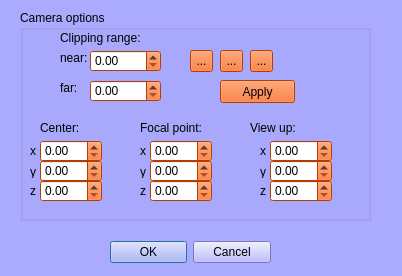
<?xml version="1.0" encoding="UTF-8"?>
<ui version="4.0">
 <class>mqCameraDialog</class>
 <widget class="QDialog" name="mqCameraDialog">
  <property name="geometry">
   <rect>
    <x>0</x>
    <y>0</y>
    <width>402</width>
    <height>276</height>
   </rect>
  </property>
  <property name="palette">
   <palette>
    <active>
     <colorrole role="WindowText">
      <brush brushstyle="SolidPattern">
       <color alpha="255">
        <red>0</red>
        <green>0</green>
        <blue>0</blue>
       </color>
      </brush>
     </colorrole>
     <colorrole role="Button">
      <brush brushstyle="SolidPattern">
       <color alpha="255">
        <red>170</red>
        <green>170</green>
        <blue>255</blue>
       </color>
      </brush>
     </colorrole>
     <colorrole role="Light">
      <brush brushstyle="SolidPattern">
       <color alpha="255">
        <red>255</red>
        <green>255</green>
        <blue>255</blue>
       </color>
      </brush>
     </colorrole>
     <colorrole role="Midlight">
      <brush brushstyle="SolidPattern">
       <color alpha="255">
        <red>212</red>
        <green>212</green>
        <blue>255</blue>
       </color>
      </brush>
     </colorrole>
     <colorrole role="Dark">
      <brush brushstyle="SolidPattern">
       <color alpha="255">
        <red>85</red>
        <green>85</green>
        <blue>127</blue>
       </color>
      </brush>
     </colorrole>
     <colorrole role="Mid">
      <brush brushstyle="SolidPattern">
       <color alpha="255">
        <red>113</red>
        <green>113</green>
        <blue>170</blue>
       </color>
      </brush>
     </colorrole>
     <colorrole role="Text">
      <brush brushstyle="SolidPattern">
       <color alpha="255">
        <red>0</red>
        <green>0</green>
        <blue>0</blue>
       </color>
      </brush>
     </colorrole>
     <colorrole role="BrightText">
      <brush brushstyle="SolidPattern">
       <color alpha="255">
        <red>255</red>
        <green>255</green>
        <blue>255</blue>
       </color>
      </brush>
     </colorrole>
     <colorrole role="ButtonText">
      <brush brushstyle="SolidPattern">
       <color alpha="255">
        <red>0</red>
        <green>0</green>
        <blue>0</blue>
       </color>
      </brush>
     </colorrole>
     <colorrole role="Base">
      <brush brushstyle="SolidPattern">
       <color alpha="255">
        <red>255</red>
        <green>255</green>
        <blue>255</blue>
       </color>
      </brush>
     </colorrole>
     <colorrole role="Window">
      <brush brushstyle="SolidPattern">
       <color alpha="255">
        <red>170</red>
        <green>170</green>
        <blue>255</blue>
       </color>
      </brush>
     </colorrole>
     <colorrole role="Shadow">
      <brush brushstyle="SolidPattern">
       <color alpha="255">
        <red>0</red>
        <green>0</green>
        <blue>0</blue>
       </color>
      </brush>
     </colorrole>
     <colorrole role="AlternateBase">
      <brush brushstyle="SolidPattern">
       <color alpha="255">
        <red>212</red>
        <green>212</green>
        <blue>255</blue>
       </color>
      </brush>
     </colorrole>
     <colorrole role="ToolTipBase">
      <brush brushstyle="SolidPattern">
       <color alpha="255">
        <red>255</red>
        <green>255</green>
        <blue>220</blue>
       </color>
      </brush>
     </colorrole>
     <colorrole role="ToolTipText">
      <brush brushstyle="SolidPattern">
       <color alpha="255">
        <red>0</red>
        <green>0</green>
        <blue>0</blue>
       </color>
      </brush>
     </colorrole>    
    </active>
    <inactive>
     <colorrole role="WindowText">
      <brush brushstyle="SolidPattern">
       <color alpha="255">
        <red>0</red>
        <green>0</green>
        <blue>0</blue>
       </color>
      </brush>
     </colorrole>
     <colorrole role="Button">
      <brush brushstyle="SolidPattern">
       <color alpha="255">
        <red>170</red>
        <green>170</green>
        <blue>255</blue>
       </color>
      </brush>
     </colorrole>
     <colorrole role="Light">
      <brush brushstyle="SolidPattern">
       <color alpha="255">
        <red>255</red>
        <green>255</green>
        <blue>255</blue>
       </color>
      </brush>
     </colorrole>
     <colorrole role="Midlight">
      <brush brushstyle="SolidPattern">
       <color alpha="255">
        <red>212</red>
        <green>212</green>
        <blue>255</blue>
       </color>
      </brush>
     </colorrole>
     <colorrole role="Dark">
      <brush brushstyle="SolidPattern">
       <color alpha="255">
        <red>85</red>
        <green>85</green>
        <blue>127</blue>
       </color>
      </brush>
     </colorrole>
     <colorrole role="Mid">
      <brush brushstyle="SolidPattern">
       <color alpha="255">
        <red>113</red>
        <green>113</green>
        <blue>170</blue>
       </color>
      </brush>
     </colorrole>
     <colorrole role="Text">
      <brush brushstyle="SolidPattern">
       <color alpha="255">
        <red>0</red>
        <green>0</green>
        <blue>0</blue>
       </color>
      </brush>
     </colorrole>
     <colorrole role="BrightText">
      <brush brushstyle="SolidPattern">
       <color alpha="255">
        <red>255</red>
        <green>255</green>
        <blue>255</blue>
       </color>
      </brush>
     </colorrole>
     <colorrole role="ButtonText">
      <brush brushstyle="SolidPattern">
       <color alpha="255">
        <red>0</red>
        <green>0</green>
        <blue>0</blue>
       </color>
      </brush>
     </colorrole>
     <colorrole role="Base">
      <brush brushstyle="SolidPattern">
       <color alpha="255">
        <red>255</red>
        <green>255</green>
        <blue>255</blue>
       </color>
      </brush>
     </colorrole>
     <colorrole role="Window">
      <brush brushstyle="SolidPattern">
       <color alpha="255">
        <red>170</red>
        <green>170</green>
        <blue>255</blue>
       </color>
      </brush>
     </colorrole>
     <colorrole role="Shadow">
      <brush brushstyle="SolidPattern">
       <color alpha="255">
        <red>0</red>
        <green>0</green>
        <blue>0</blue>
       </color>
      </brush>
     </colorrole>
     <colorrole role="AlternateBase">
      <brush brushstyle="SolidPattern">
       <color alpha="255">
        <red>212</red>
        <green>212</green>
        <blue>255</blue>
       </color>
      </brush>
     </colorrole>
     <colorrole role="ToolTipBase">
      <brush brushstyle="SolidPattern">
       <color alpha="255">
        <red>255</red>
        <green>255</green>
        <blue>220</blue>
       </color>
      </brush>
     </colorrole>
     <colorrole role="ToolTipText">
      <brush brushstyle="SolidPattern">
       <color alpha="255">
        <red>0</red>
        <green>0</green>
        <blue>0</blue>
       </color>
      </brush>
     </colorrole>
     <colorrole role="PlaceholderText">
      <brush brushstyle="NoBrush">
       <color alpha="128">
        <red>0</red>
        <green>0</green>
        <blue>0</blue>
       </color>
      </brush>
     </colorrole>
    </inactive>
    <disabled>
     <colorrole role="WindowText">
      <brush brushstyle="SolidPattern">
       <color alpha="255">
        <red>85</red>
        <green>85</green>
        <blue>127</blue>
       </color>
      </brush>
     </colorrole>
     <colorrole role="Button">
      <brush brushstyle="SolidPattern">
       <color alpha="255">
        <red>170</red>
        <green>170</green>
        <blue>255</blue>
       </color>
      </brush>
     </colorrole>
     <colorrole role="Light">
      <brush brushstyle="SolidPattern">
       <color alpha="255">
        <red>255</red>
        <green>255</green>
        <blue>255</blue>
       </color>
      </brush>
     </colorrole>
     <colorrole role="Midlight">
      <brush brushstyle="SolidPattern">
       <color alpha="255">
        <red>212</red>
        <green>212</green>
        <blue>255</blue>
       </color>
      </brush>
     </colorrole>
     <colorrole role="Dark">
      <brush brushstyle="SolidPattern">
       <color alpha="255">
        <red>85</red>
        <green>85</green>
        <blue>127</blue>
       </color>
      </brush>
     </colorrole>
     <colorrole role="Mid">
      <brush brushstyle="SolidPattern">
       <color alpha="255">
        <red>113</red>
        <green>113</green>
        <blue>170</blue>
       </color>
      </brush>
     </colorrole>
     <colorrole role="Text">
      <brush brushstyle="SolidPattern">
       <color alpha="255">
        <red>85</red>
        <green>85</green>
        <blue>127</blue>
       </color>
      </brush>
     </colorrole>
     <colorrole role="BrightText">
      <brush brushstyle="SolidPattern">
       <color alpha="255">
        <red>255</red>
        <green>255</green>
        <blue>255</blue>
       </color>
      </brush>
     </colorrole>
     <colorrole role="ButtonText">
      <brush brushstyle="SolidPattern">
       <color alpha="255">
        <red>85</red>
        <green>85</green>
        <blue>127</blue>
       </color>
      </brush>
     </colorrole>
     <colorrole role="Base">
      <brush brushstyle="SolidPattern">
       <color alpha="255">
        <red>170</red>
        <green>170</green>
        <blue>255</blue>
       </color>
      </brush>
     </colorrole>
     <colorrole role="Window">
      <brush brushstyle="SolidPattern">
       <color alpha="255">
        <red>170</red>
        <green>170</green>
        <blue>255</blue>
       </color>
      </brush>
     </colorrole>
     <colorrole role="Shadow">
      <brush brushstyle="SolidPattern">
       <color alpha="255">
        <red>0</red>
        <green>0</green>
        <blue>0</blue>
       </color>
      </brush>
     </colorrole>
     <colorrole role="AlternateBase">
      <brush brushstyle="SolidPattern">
       <color alpha="255">
        <red>170</red>
        <green>170</green>
        <blue>255</blue>
       </color>
      </brush>
     </colorrole>
     <colorrole role="ToolTipBase">
      <brush brushstyle="SolidPattern">
       <color alpha="255">
        <red>255</red>
        <green>255</green>
        <blue>220</blue>
       </color>
      </brush>
     </colorrole>
     <colorrole role="ToolTipText">
      <brush brushstyle="SolidPattern">
       <color alpha="255">
        <red>0</red>
        <green>0</green>
        <blue>0</blue>
       </color>
      </brush>
     </colorrole>
     <colorrole role="PlaceholderText">
      <brush brushstyle="NoBrush">
       <color alpha="128">
        <red>0</red>
        <green>0</green>
        <blue>0</blue>
       </color>
      </brush>
     </colorrole>
    </disabled>
   </palette>
  </property>
  <property name="windowTitle">
   <string>Camera options</string>
  </property>
  <widget class="QWidget" name="layoutWidget">
   <property name="geometry">
    <rect>
     <x>110</x>
     <y>240</y>
     <width>161</width>
     <height>25</height>
    </rect>
   </property>
   <layout class="QHBoxLayout" name="horizontalLayout_2">
    <item>
     <widget class="QDialogButtonBox" name="buttonBox">
      <property name="orientation">
       <enum>Qt::Horizontal</enum>
      </property>
      <property name="standardButtons">
       <set>QDialogButtonBox::Cancel|QDialogButtonBox::Ok</set>
      </property>
     </widget>
    </item>
   </layout>
  </widget>
  <widget class="QGroupBox" name="CameraOptionsGroupBox">
   <property name="geometry">
    <rect>
     <x>20</x>
     <y>10</y>
     <width>351</width>
     <height>211</height>
    </rect>
   </property>
   <property name="palette">
    <palette>
     <active>
      <colorrole role="WindowText">
       <brush brushstyle="SolidPattern">
        <color alpha="255">
         <red>0</red>
         <green>0</green>
         <blue>0</blue>
        </color>
       </brush>
      </colorrole>
      <colorrole role="Button">
       <brush brushstyle="SolidPattern">
        <color alpha="255">
         <red>255</red>
         <green>85</green>
         <blue>0</blue>
        </color>
       </brush>
      </colorrole>
      <colorrole role="Light">
       <brush brushstyle="SolidPattern">
        <color alpha="255">
         <red>255</red>
         <green>170</green>
         <blue>127</blue>
        </color>
       </brush>
      </colorrole>
      <colorrole role="Midlight">
       <brush brushstyle="SolidPattern">
        <color alpha="255">
         <red>255</red>
         <green>127</green>
         <blue>63</blue>
        </color>
       </brush>
      </colorrole>
      <colorrole role="Dark">
       <brush brushstyle="SolidPattern">
        <color alpha="255">
         <red>127</red>
         <green>42</green>
         <blue>0</blue>
        </color>
       </brush>
      </colorrole>
      <colorrole role="Mid">
       <brush brushstyle="SolidPattern">
        <color alpha="255">
         <red>170</red>
         <green>56</green>
         <blue>0</blue>
        </color>
       </brush>
      </colorrole>
      <colorrole role="Text">
       <brush brushstyle="SolidPattern">
        <color alpha="255">
         <red>0</red>
         <green>0</green>
         <blue>0</blue>
        </color>
       </brush>
      </colorrole>
      <colorrole role="BrightText">
       <brush brushstyle="SolidPattern">
        <color alpha="255">
         <red>255</red>
         <green>255</green>
         <blue>255</blue>
        </color>
       </brush>
      </colorrole>
      <colorrole role="ButtonText">
       <brush brushstyle="SolidPattern">
        <color alpha="255">
         <red>0</red>
         <green>0</green>
         <blue>0</blue>
        </color>
       </brush>
      </colorrole>
      <colorrole role="Base">
       <brush brushstyle="SolidPattern">
        <color alpha="255">
         <red>255</red>
         <green>255</green>
         <blue>255</blue>
        </color>
       </brush>
      </colorrole>
      <colorrole role="Window">
       <brush brushstyle="SolidPattern">
        <color alpha="255">
         <red>255</red>
         <green>85</green>
         <blue>0</blue>
        </color>
       </brush>
      </colorrole>
      <colorrole role="Shadow">
       <brush brushstyle="SolidPattern">
        <color alpha="255">
         <red>0</red>
         <green>0</green>
         <blue>0</blue>
        </color>
       </brush>
      </colorrole>
      <colorrole role="AlternateBase">
       <brush brushstyle="SolidPattern">
        <color alpha="255">
         <red>255</red>
         <green>170</green>
         <blue>127</blue>
        </color>
       </brush>
      </colorrole>
      <colorrole role="ToolTipBase">
       <brush brushstyle="SolidPattern">
        <color alpha="255">
         <red>255</red>
         <green>255</green>
         <blue>220</blue>
        </color>
       </brush>
      </colorrole>
      <colorrole role="ToolTipText">
       <brush brushstyle="SolidPattern">
        <color alpha="255">
         <red>0</red>
         <green>0</green>
         <blue>0</blue>
        </color>
       </brush>
      </colorrole>
      <colorrole role="PlaceholderText">
       <brush brushstyle="NoBrush">
        <color alpha="128">
         <red>0</red>
         <green>0</green>
         <blue>0</blue>
        </color>
       </brush>
      </colorrole>
     </active>
     <inactive>
      <colorrole role="WindowText">
       <brush brushstyle="SolidPattern">
        <color alpha="255">
         <red>0</red>
         <green>0</green>
         <blue>0</blue>
        </color>
       </brush>
      </colorrole>
      <colorrole role="Button">
       <brush brushstyle="SolidPattern">
        <color alpha="255">
         <red>255</red>
         <green>85</green>
         <blue>0</blue>
        </color>
       </brush>
      </colorrole>
      <colorrole role="Light">
       <brush brushstyle="SolidPattern">
        <color alpha="255">
         <red>255</red>
         <green>170</green>
         <blue>127</blue>
        </color>
       </brush>
      </colorrole>
      <colorrole role="Midlight">
       <brush brushstyle="SolidPattern">
        <color alpha="255">
         <red>255</red>
         <green>127</green>
         <blue>63</blue>
        </color>
       </brush>
      </colorrole>
      <colorrole role="Dark">
       <brush brushstyle="SolidPattern">
        <color alpha="255">
         <red>127</red>
         <green>42</green>
         <blue>0</blue>
        </color>
       </brush>
      </colorrole>
      <colorrole role="Mid">
       <brush brushstyle="SolidPattern">
        <color alpha="255">
         <red>170</red>
         <green>56</green>
         <blue>0</blue>
        </color>
       </brush>
      </colorrole>
      <colorrole role="Text">
       <brush brushstyle="SolidPattern">
        <color alpha="255">
         <red>0</red>
         <green>0</green>
         <blue>0</blue>
        </color>
       </brush>
      </colorrole>
      <colorrole role="BrightText">
       <brush brushstyle="SolidPattern">
        <color alpha="255">
         <red>255</red>
         <green>255</green>
         <blue>255</blue>
        </color>
       </brush>
      </colorrole>
      <colorrole role="ButtonText">
       <brush brushstyle="SolidPattern">
        <color alpha="255">
         <red>0</red>
         <green>0</green>
         <blue>0</blue>
        </color>
       </brush>
      </colorrole>
      <colorrole role="Base">
       <brush brushstyle="SolidPattern">
        <color alpha="255">
         <red>255</red>
         <green>255</green>
         <blue>255</blue>
        </color>
       </brush>
      </colorrole>
      <colorrole role="Window">
       <brush brushstyle="SolidPattern">
        <color alpha="255">
         <red>255</red>
         <green>85</green>
         <blue>0</blue>
        </color>
       </brush>
      </colorrole>
      <colorrole role="Shadow">
       <brush brushstyle="SolidPattern">
        <color alpha="255">
         <red>0</red>
         <green>0</green>
         <blue>0</blue>
        </color>
       </brush>
      </colorrole>
      <colorrole role="AlternateBase">
       <brush brushstyle="SolidPattern">
        <color alpha="255">
         <red>255</red>
         <green>170</green>
         <blue>127</blue>
        </color>
       </brush>
      </colorrole>
      <colorrole role="ToolTipBase">
       <brush brushstyle="SolidPattern">
        <color alpha="255">
         <red>255</red>
         <green>255</green>
         <blue>220</blue>
        </color>
       </brush>
      </colorrole>
      <colorrole role="ToolTipText">
       <brush brushstyle="SolidPattern">
        <color alpha="255">
         <red>0</red>
         <green>0</green>
         <blue>0</blue>
        </color>
       </brush>
      </colorrole>
      <colorrole role="PlaceholderText">
       <brush brushstyle="NoBrush">
        <color alpha="128">
         <red>0</red>
         <green>0</green>
         <blue>0</blue>
        </color>
       </brush>
      </colorrole>
     </inactive>
     <disabled>
      <colorrole role="WindowText">
       <brush brushstyle="SolidPattern">
        <color alpha="255">
         <red>127</red>
         <green>42</green>
         <blue>0</blue>
        </color>
       </brush>
      </colorrole>
      <colorrole role="Button">
       <brush brushstyle="SolidPattern">
        <color alpha="255">
         <red>255</red>
         <green>85</green>
         <blue>0</blue>
        </color>
       </brush>
      </colorrole>
      <colorrole role="Light">
       <brush brushstyle="SolidPattern">
        <color alpha="255">
         <red>255</red>
         <green>170</green>
         <blue>127</blue>
        </color>
       </brush>
      </colorrole>
      <colorrole role="Midlight">
       <brush brushstyle="SolidPattern">
        <color alpha="255">
         <red>255</red>
         <green>127</green>
         <blue>63</blue>
        </color>
       </brush>
      </colorrole>
      <colorrole role="Dark">
       <brush brushstyle="SolidPattern">
        <color alpha="255">
         <red>127</red>
         <green>42</green>
         <blue>0</blue>
        </color>
       </brush>
      </colorrole>
      <colorrole role="Mid">
       <brush brushstyle="SolidPattern">
        <color alpha="255">
         <red>170</red>
         <green>56</green>
         <blue>0</blue>
        </color>
       </brush>
      </colorrole>
      <colorrole role="Text">
       <brush brushstyle="SolidPattern">
        <color alpha="255">
         <red>127</red>
         <green>42</green>
         <blue>0</blue>
        </color>
       </brush>
      </colorrole>
      <colorrole role="BrightText">
       <brush brushstyle="SolidPattern">
        <color alpha="255">
         <red>255</red>
         <green>255</green>
         <blue>255</blue>
        </color>
       </brush>
      </colorrole>
      <colorrole role="ButtonText">
       <brush brushstyle="SolidPattern">
        <color alpha="255">
         <red>127</red>
         <green>42</green>
         <blue>0</blue>
        </color>
       </brush>
      </colorrole>
      <colorrole role="Base">
       <brush brushstyle="SolidPattern">
        <color alpha="255">
         <red>255</red>
         <green>85</green>
         <blue>0</blue>
        </color>
       </brush>
      </colorrole>
      <colorrole role="Window">
       <brush brushstyle="SolidPattern">
        <color alpha="255">
         <red>255</red>
         <green>85</green>
         <blue>0</blue>
        </color>
       </brush>
      </colorrole>
      <colorrole role="Shadow">
       <brush brushstyle="SolidPattern">
        <color alpha="255">
         <red>0</red>
         <green>0</green>
         <blue>0</blue>
        </color>
       </brush>
      </colorrole>
      <colorrole role="AlternateBase">
       <brush brushstyle="SolidPattern">
        <color alpha="255">
         <red>255</red>
         <green>85</green>
         <blue>0</blue>
        </color>
       </brush>
      </colorrole>
      <colorrole role="ToolTipBase">
       <brush brushstyle="SolidPattern">
        <color alpha="255">
         <red>255</red>
         <green>255</green>
         <blue>220</blue>
        </color>
       </brush>
      </colorrole>
      <colorrole role="ToolTipText">
       <brush brushstyle="SolidPattern">
        <color alpha="255">
         <red>0</red>
         <green>0</green>
         <blue>0</blue>
        </color>
       </brush>
      </colorrole>
      <colorrole role="PlaceholderText">
       <brush brushstyle="NoBrush">
        <color alpha="128">
         <red>0</red>
         <green>0</green>
         <blue>0</blue>
        </color>
       </brush>
      </colorrole>
     </disabled>
    </palette>
   </property>
   <property name="title">
    <string>Camera options</string>
   </property>
   <widget class="QDoubleSpinBox" name="crNear">
    <property name="geometry">
     <rect>
      <x>70</x>
      <y>40</y>
      <width>71</width>
      <height>22</height>
     </rect>
    </property>
   </widget>
   <widget class="QLabel" name="label_4">
    <property name="geometry">
     <rect>
      <x>40</x>
      <y>20</y>
      <width>171</width>
      <height>16</height>
     </rect>
    </property>
    <property name="text">
     <string>Clipping range:</string>
    </property>
   </widget>
   <widget class="QDoubleSpinBox" name="crFar">
    <property name="geometry">
     <rect>
      <x>70</x>
      <y>70</y>
      <width>71</width>
      <height>22</height>
     </rect>
    </property>
   </widget>
   <widget class="QLabel" name="label_5">
    <property name="geometry">
     <rect>
      <x>40</x>
      <y>40</y>
      <width>41</width>
      <height>16</height>
     </rect>
    </property>
    <property name="text">
     <string>near:</string>
    </property>
   </widget>
   <widget class="QLabel" name="label_6">
    <property name="geometry">
     <rect>
      <x>120</x>
      <y>110</y>
      <width>61</width>
      <height>16</height>
     </rect>
    </property>
    <property name="text">
     <string>Focal point:</string>
    </property>
   </widget>
   <widget class="QDoubleSpinBox" name="focalX">
    <property name="geometry">
     <rect>
      <x>130</x>
      <y>130</y>
      <width>62</width>
      <height>22</height>
     </rect>
    </property>
   </widget>
   <widget class="QDoubleSpinBox" name="focalY">
    <property name="geometry">
     <rect>
      <x>130</x>
      <y>150</y>
      <width>62</width>
      <height>22</height>
     </rect>
    </property>
   </widget>
   <widget class="QDoubleSpinBox" name="focalZ">
    <property name="geometry">
     <rect>
      <x>130</x>
      <y>170</y>
      <width>62</width>
      <height>22</height>
     </rect>
    </property>
   </widget>
   <widget class="QLabel" name="x">
    <property name="geometry">
     <rect>
      <x>120</x>
      <y>134</y>
      <width>47</width>
      <height>13</height>
     </rect>
    </property>
    <property name="text">
     <string>x</string>
    </property>
   </widget>
   <widget class="QLabel" name="y">
    <property name="geometry">
     <rect>
      <x>120</x>
      <y>155</y>
      <width>47</width>
      <height>13</height>
     </rect>
    </property>
    <property name="text">
     <string>y</string>
    </property>
   </widget>
   <widget class="QLabel" name="z">
    <property name="geometry">
     <rect>
      <x>120</x>
      <y>174</y>
      <width>47</width>
      <height>13</height>
     </rect>
    </property>
    <property name="text">
     <string>z</string>
    </property>
   </widget>
   <widget class="QDoubleSpinBox" name="centerY">
    <property name="geometry">
     <rect>
      <x>20</x>
      <y>150</y>
      <width>62</width>
      <height>22</height>
     </rect>
    </property>
   </widget>
   <widget class="QDoubleSpinBox" name="centerZ">
    <property name="geometry">
     <rect>
      <x>20</x>
      <y>170</y>
      <width>62</width>
      <height>22</height>
     </rect>
    </property>
   </widget>
   <widget class="QDoubleSpinBox" name="centerX">
    <property name="geometry">
     <rect>
      <x>20</x>
      <y>130</y>
      <width>62</width>
      <height>22</height>
     </rect>
    </property>
   </widget>
   <widget class="QLabel" name="label_7">
    <property name="geometry">
     <rect>
      <x>20</x>
      <y>110</y>
      <width>61</width>
      <height>16</height>
     </rect>
    </property>
    <property name="text">
     <string>Center:</string>
    </property>
   </widget>
   <widget class="QLabel" name="x_2">
    <property name="geometry">
     <rect>
      <x>10</x>
      <y>134</y>
      <width>47</width>
      <height>13</height>
     </rect>
    </property>
    <property name="text">
     <string>x</string>
    </property>
   </widget>
   <widget class="QLabel" name="z_2">
    <property name="geometry">
     <rect>
      <x>10</x>
      <y>174</y>
      <width>47</width>
      <height>13</height>
     </rect>
    </property>
    <property name="text">
     <string>z</string>
    </property>
   </widget>
   <widget class="QLabel" name="y_2">
    <property name="geometry">
     <rect>
      <x>10</x>
      <y>155</y>
      <width>47</width>
      <height>13</height>
     </rect>
    </property>
    <property name="text">
     <string>y</string>
    </property>
   </widget>
   <widget class="QDoubleSpinBox" name="upY">
    <property name="geometry">
     <rect>
      <x>250</x>
      <y>150</y>
      <width>62</width>
      <height>22</height>
     </rect>
    </property>
   </widget>
   <widget class="QLabel" name="x_3">
    <property name="geometry">
     <rect>
      <x>240</x>
      <y>134</y>
      <width>47</width>
      <height>13</height>
     </rect>
    </property>
    <property name="text">
     <string>x</string>
    </property>
   </widget>
   <widget class="QLabel" name="z_3">
    <property name="geometry">
     <rect>
      <x>240</x>
      <y>174</y>
      <width>47</width>
      <height>13</height>
     </rect>
    </property>
    <property name="text">
     <string>z</string>
    </property>
   </widget>
   <widget class="QDoubleSpinBox" name="upZ">
    <property name="geometry">
     <rect>
      <x>250</x>
      <y>170</y>
      <width>62</width>
      <height>22</height>
     </rect>
    </property>
   </widget>
   <widget class="QLabel" name="y_3">
    <property name="geometry">
     <rect>
      <x>240</x>
      <y>155</y>
      <width>47</width>
      <height>13</height>
     </rect>
    </property>
    <property name="text">
     <string>y</string>
    </property>
   </widget>
   <widget class="QDoubleSpinBox" name="upX">
    <property name="geometry">
     <rect>
      <x>250</x>
      <y>130</y>
      <width>62</width>
      <height>22</height>
     </rect>
    </property>
   </widget>
   <widget class="QLabel" name="label_8">
    <property name="geometry">
     <rect>
      <x>230</x>
      <y>110</y>
      <width>61</width>
      <height>16</height>
     </rect>
    </property>
    <property name="text">
     <string>View up:</string>
    </property>
   </widget>
   <widget class="QLabel" name="label_9">
    <property name="geometry">
     <rect>
      <x>40</x>
      <y>70</y>
      <width>41</width>
      <height>16</height>
     </rect>
    </property>
    <property name="text">
     <string>far:</string>
    </property>
   </widget>
   <widget class="QToolButton" name="saveCam">
    <property name="geometry">
     <rect>
      <x>230</x>
      <y>40</y>
      <width>23</width>
      <height>22</height>
     </rect>
    </property>
    <property name="toolTip">
     <string>Save current camera settings</string>
    </property>
    <property name="text">
     <string>...</string>
    </property>
    <property name="icon">
     <iconset resource="../Icons/icons.qrc">
      <normaloff>:/Icons/filesave22.png</normaloff>:/Icons/filesave22.png</iconset>
    </property>
   </widget>
   <widget class="QToolButton" name="openCam">
    <property name="geometry">
     <rect>
      <x>200</x>
      <y>40</y>
      <width>23</width>
      <height>22</height>
     </rect>
    </property>
    <property name="toolTip">
     <string>Open camera settings file</string>
    </property>
    <property name="text">
     <string>...</string>
    </property>
    <property name="icon">
     <iconset resource="../Icons/icons.qrc">
      <normaloff>:/Icons/fileopen22.png</normaloff>:/Icons/fileopen22.png</iconset>
    </property>
   </widget>
   <widget class="QToolButton" name="refreshCam">
    <property name="geometry">
     <rect>
      <x>170</x>
      <y>40</y>
      <width>23</width>
      <height>22</height>
     </rect>
    </property>
    <property name="toolTip">
     <string>Refresh dialog</string>
    </property>
    <property name="text">
     <string>...</string>
    </property>
    <property name="icon">
     <iconset resource="../Icons/icons.qrc">
      <normaloff>:/Icons/Initialize24.png</normaloff>:/Icons/Initialize24.png</iconset>
    </property>
   </widget>
   <widget class="QPushButton" name="applyButton">
    <property name="geometry">
     <rect>
      <x>200</x>
      <y>70</y>
      <width>75</width>
      <height>23</height>
     </rect>
    </property>
    <property name="text">
     <string>Apply</string>
    </property>
   </widget>
  </widget>
 </widget>
 <resources>
  <include location="../Icons/icons.qrc"/>
 </resources>
 <connections>
  <connection>
   <sender>buttonBox</sender>
   <signal>accepted()</signal>
   <receiver>mqCameraDialog</receiver>
   <slot>accept()</slot>
   <hints>
    <hint type="sourcelabel">
     <x>248</x>
     <y>254</y>
    </hint>
    <hint type="destinationlabel">
     <x>157</x>
     <y>274</y>
    </hint>
   </hints>
  </connection>
  <connection>
   <sender>buttonBox</sender>
   <signal>rejected()</signal>
   <receiver>mqCameraDialog</receiver>
   <slot>reject()</slot>
   <hints>
    <hint type="sourcelabel">
     <x>316</x>
     <y>260</y>
    </hint>
    <hint type="destinationlabel">
     <x>286</x>
     <y>274</y>
    </hint>
   </hints>
  </connection>
 </connections>
</ui>
